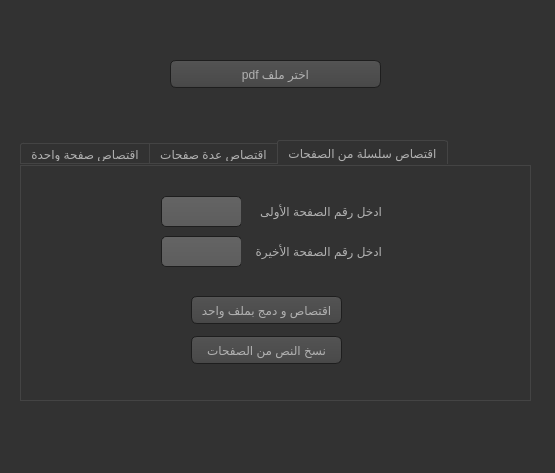
<?xml version="1.0" encoding="UTF-8"?>
<ui version="4.0">
 <class>Form</class>
 <widget class="QWidget" name="Form">
  <property name="geometry">
   <rect>
    <x>0</x>
    <y>0</y>
    <width>555</width>
    <height>473</height>
   </rect>
  </property>
  <property name="windowTitle">
   <string>Form</string>
  </property>
  <property name="styleSheet">
   <string notr="true">QToolTip
{
     border: 1px solid black;
     background-color: #ffa02f;
     padding: 1px;
     border-radius: 3px;
     opacity: 100;
}

QWidget
{
    color: #b1b1b1;
    background-color: #323232;
}

QWidget:item:hover
{
    background-color: QLinearGradient( x1: 0, y1: 0, x2: 0, y2: 1, stop: 0 #ffa02f, stop: 1 #ca0619);
    color: #000000;
}

QWidget:item:selected
{
    background-color: QLinearGradient( x1: 0, y1: 0, x2: 0, y2: 1, stop: 0 #ffa02f, stop: 1 #d7801a);
}

QMenuBar::item
{
    background: transparent;
}

QMenuBar::item:selected
{
    background: transparent;
    border: 1px solid #ffaa00;
}

QMenuBar::item:pressed
{
    background: #444;
    border: 1px solid #000;
    background-color: QLinearGradient(
        x1:0, y1:0,
        x2:0, y2:1,
        stop:1 #212121,
        stop:0.4 #343434/*,
        stop:0.2 #343434,
        stop:0.1 #ffaa00*/
    );
    margin-bottom:-1px;
    padding-bottom:1px;
}

QMenu
{
    border: 1px solid #000;
}

QMenu::item
{
    padding: 2px 20px 2px 20px;
}

QMenu::item:selected
{
    color: #000000;
}

QWidget:disabled
{
    color: #404040;
    background-color: #323232;
}

QAbstractItemView
{
    background-color: QLinearGradient( x1: 0, y1: 0, x2: 0, y2: 1, stop: 0 #4d4d4d, stop: 0.1 #646464, stop: 1 #5d5d5d);
}

QWidget:focus
{
    /*border: 2px solid QLinearGradient( x1: 0, y1: 0, x2: 0, y2: 1, stop: 0 #ffa02f, stop: 1 #d7801a);*/
}

QLineEdit
{
    background-color: QLinearGradient( x1: 0, y1: 0, x2: 0, y2: 1, stop: 0 #4d4d4d, stop: 0 #646464, stop: 1 #5d5d5d);
    padding: 1px;
    border-style: solid;
    border: 1px solid #1e1e1e;
    border-radius: 5;
}

QPushButton
{
    color: #b1b1b1;
    background-color: QLinearGradient( x1: 0, y1: 0, x2: 0, y2: 1, stop: 0 #565656, stop: 0.1 #525252, stop: 0.5 #4e4e4e, stop: 0.9 #4a4a4a, stop: 1 #464646);
    border-width: 1px;
    border-color: #1e1e1e;
    border-style: solid;
    border-radius: 6;
    padding: 3px;
    font-size: 12px;
    padding-left: 5px;
    padding-right: 5px;
}

QPushButton:pressed
{
    background-color: QLinearGradient( x1: 0, y1: 0, x2: 0, y2: 1, stop: 0 #2d2d2d, stop: 0.1 #2b2b2b, stop: 0.5 #292929, stop: 0.9 #282828, stop: 1 #252525);
}

QComboBox
{
    selection-background-color: #ffaa00;
    background-color: QLinearGradient( x1: 0, y1: 0, x2: 0, y2: 1, stop: 0 #565656, stop: 0.1 #525252, stop: 0.5 #4e4e4e, stop: 0.9 #4a4a4a, stop: 1 #464646);
    border-style: solid;
    border: 1px solid #1e1e1e;
    border-radius: 5;
}

QComboBox:hover,QPushButton:hover
{
    border: 2px solid QLinearGradient( x1: 0, y1: 0, x2: 0, y2: 1, stop: 0 #ffa02f, stop: 1 #d7801a);
}


QComboBox:on
{
    padding-top: 3px;
    padding-left: 4px;
    background-color: QLinearGradient( x1: 0, y1: 0, x2: 0, y2: 1, stop: 0 #2d2d2d, stop: 0.1 #2b2b2b, stop: 0.5 #292929, stop: 0.9 #282828, stop: 1 #252525);
    selection-background-color: #ffaa00;
}

QComboBox QAbstractItemView
{
    border: 2px solid darkgray;
    selection-background-color: QLinearGradient( x1: 0, y1: 0, x2: 0, y2: 1, stop: 0 #ffa02f, stop: 1 #d7801a);
}

QComboBox::drop-down
{
     subcontrol-origin: padding;
     subcontrol-position: top right;
     width: 15px;

     border-left-width: 0px;
     border-left-color: darkgray;
     border-left-style: solid; /* just a single line */
     border-top-right-radius: 3px; /* same radius as the QComboBox */
     border-bottom-right-radius: 3px;
 }

QComboBox::down-arrow
{
     image: url(:/down_arrow.png);
}

QGroupBox:focus
{
border: 2px solid QLinearGradient( x1: 0, y1: 0, x2: 0, y2: 1, stop: 0 #ffa02f, stop: 1 #d7801a);
}

QTextEdit:focus
{
    border: 2px solid QLinearGradient( x1: 0, y1: 0, x2: 0, y2: 1, stop: 0 #ffa02f, stop: 1 #d7801a);
}

QScrollBar:horizontal {
     border: 1px solid #222222;
     background: QLinearGradient( x1: 0, y1: 0, x2: 0, y2: 1, stop: 0.0 #121212, stop: 0.2 #282828, stop: 1 #484848);
     height: 7px;
     margin: 0px 16px 0 16px;
}

QScrollBar::handle:horizontal
{
      background: QLinearGradient( x1: 0, y1: 0, x2: 1, y2: 0, stop: 0 #ffa02f, stop: 0.5 #d7801a, stop: 1 #ffa02f);
      min-height: 20px;
      border-radius: 2px;
}

QScrollBar::add-line:horizontal {
      border: 1px solid #1b1b19;
      border-radius: 2px;
      background: QLinearGradient( x1: 0, y1: 0, x2: 1, y2: 0, stop: 0 #ffa02f, stop: 1 #d7801a);
      width: 14px;
      subcontrol-position: right;
      subcontrol-origin: margin;
}

QScrollBar::sub-line:horizontal {
      border: 1px solid #1b1b19;
      border-radius: 2px;
      background: QLinearGradient( x1: 0, y1: 0, x2: 1, y2: 0, stop: 0 #ffa02f, stop: 1 #d7801a);
      width: 14px;
     subcontrol-position: left;
     subcontrol-origin: margin;
}

QScrollBar::right-arrow:horizontal, QScrollBar::left-arrow:horizontal
{
      border: 1px solid black;
      width: 1px;
      height: 1px;
      background: white;
}

QScrollBar::add-page:horizontal, QScrollBar::sub-page:horizontal
{
      background: none;
}

QScrollBar:vertical
{
      background: QLinearGradient( x1: 0, y1: 0, x2: 1, y2: 0, stop: 0.0 #121212, stop: 0.2 #282828, stop: 1 #484848);
      width: 7px;
      margin: 16px 0 16px 0;
      border: 1px solid #222222;
}

QScrollBar::handle:vertical
{
      background: QLinearGradient( x1: 0, y1: 0, x2: 0, y2: 1, stop: 0 #ffa02f, stop: 0.5 #d7801a, stop: 1 #ffa02f);
      min-height: 20px;
      border-radius: 2px;
}

QScrollBar::add-line:vertical
{
      border: 1px solid #1b1b19;
      border-radius: 2px;
      background: QLinearGradient( x1: 0, y1: 0, x2: 0, y2: 1, stop: 0 #ffa02f, stop: 1 #d7801a);
      height: 14px;
      subcontrol-position: bottom;
      subcontrol-origin: margin;
}

QScrollBar::sub-line:vertical
{
      border: 1px solid #1b1b19;
      border-radius: 2px;
      background: QLinearGradient( x1: 0, y1: 0, x2: 0, y2: 1, stop: 0 #d7801a, stop: 1 #ffa02f);
      height: 14px;
      subcontrol-position: top;
      subcontrol-origin: margin;
}

QScrollBar::up-arrow:vertical, QScrollBar::down-arrow:vertical
{
      border: 1px solid black;
      width: 1px;
      height: 1px;
      background: white;
}


QScrollBar::add-page:vertical, QScrollBar::sub-page:vertical
{
      background: none;
}

QTextEdit
{
    background-color: #242424;
}

QPlainTextEdit
{
    background-color: #242424;
}

QHeaderView::section
{
    background-color: QLinearGradient(x1:0, y1:0, x2:0, y2:1, stop:0 #616161, stop: 0.5 #505050, stop: 0.6 #434343, stop:1 #656565);
    color: white;
    padding-left: 4px;
    border: 1px solid #6c6c6c;
}

QCheckBox:disabled
{
color: #414141;
}

QDockWidget::title
{
    text-align: center;
    spacing: 3px; /* spacing between items in the tool bar */
    background-color: QLinearGradient(x1:0, y1:0, x2:0, y2:1, stop:0 #323232, stop: 0.5 #242424, stop:1 #323232);
}

QDockWidget::close-button, QDockWidget::float-button
{
    text-align: center;
    spacing: 1px; /* spacing between items in the tool bar */
    background-color: QLinearGradient(x1:0, y1:0, x2:0, y2:1, stop:0 #323232, stop: 0.5 #242424, stop:1 #323232);
}

QDockWidget::close-button:hover, QDockWidget::float-button:hover
{
    background: #242424;
}

QDockWidget::close-button:pressed, QDockWidget::float-button:pressed
{
    padding: 1px -1px -1px 1px;
}

QMainWindow::separator
{
    background-color: QLinearGradient(x1:0, y1:0, x2:0, y2:1, stop:0 #161616, stop: 0.5 #151515, stop: 0.6 #212121, stop:1 #343434);
    color: white;
    padding-left: 4px;
    border: 1px solid #4c4c4c;
    spacing: 3px; /* spacing between items in the tool bar */
}

QMainWindow::separator:hover
{

    background-color: QLinearGradient(x1:0, y1:0, x2:0, y2:1, stop:0 #d7801a, stop:0.5 #b56c17 stop:1 #ffa02f);
    color: white;
    padding-left: 4px;
    border: 1px solid #6c6c6c;
    spacing: 3px; /* spacing between items in the tool bar */
}

QToolBar::handle
{
     spacing: 3px; /* spacing between items in the tool bar */
     background: url(:/images/handle.png);
}

QMenu::separator
{
    height: 2px;
    background-color: QLinearGradient(x1:0, y1:0, x2:0, y2:1, stop:0 #161616, stop: 0.5 #151515, stop: 0.6 #212121, stop:1 #343434);
    color: white;
    padding-left: 4px;
    margin-left: 10px;
    margin-right: 5px;
}

QProgressBar
{
    border: 2px solid grey;
    border-radius: 5px;
    text-align: center;
}

QProgressBar::chunk
{
    background-color: #d7801a;
    width: 2.15px;
    margin: 0.5px;
}

QTabBar::tab {
    color: #b1b1b1;
    border: 1px solid #444;
    border-bottom-style: none;
    background-color: #323232;
    padding-left: 10px;
    padding-right: 10px;
    padding-top: 3px;
    padding-bottom: 2px;
    margin-right: -1px;
}

QTabWidget::pane {
    border: 1px solid #444;
    top: 1px;
}

QTabBar::tab:last
{
    margin-right: 0; /* the last selected tab has nothing to overlap with on the right */
    border-top-right-radius: 3px;
}

QTabBar::tab:first:!selected
{
 margin-left: 0px; /* the last selected tab has nothing to overlap with on the right */


    border-top-left-radius: 3px;
}

QTabBar::tab:!selected
{
    color: #b1b1b1;
    border-bottom-style: solid;
    margin-top: 3px;
    background-color: QLinearGradient(x1:0, y1:0, x2:0, y2:1, stop:1 #212121, stop:.4 #343434);
}

QTabBar::tab:selected
{
    border-top-left-radius: 3px;
    border-top-right-radius: 3px;
    margin-bottom: 0px;
}

QTabBar::tab:!selected:hover
{
    /*border-top: 2px solid #ffaa00;
    padding-bottom: 3px;*/
    border-top-left-radius: 3px;
    border-top-right-radius: 3px;
    background-color: QLinearGradient(x1:0, y1:0, x2:0, y2:1, stop:1 #212121, stop:0.4 #343434, stop:0.2 #343434, stop:0.1 #ffaa00);
}

QRadioButton::indicator:checked, QRadioButton::indicator:unchecked{
    color: #b1b1b1;
    background-color: #323232;
    border: 1px solid #b1b1b1;
    border-radius: 6px;
}

QRadioButton::indicator:checked
{
    background-color: qradialgradient(
        cx: 0.5, cy: 0.5,
        fx: 0.5, fy: 0.5,
        radius: 1.0,
        stop: 0.25 #ffaa00,
        stop: 0.3 #323232
    );
}

QCheckBox::indicator{
    color: #b1b1b1;
    background-color: #323232;
    border: 1px solid #b1b1b1;
    width: 9px;
    height: 9px;
}

QRadioButton::indicator
{
    border-radius: 6px;
}

QRadioButton::indicator:hover, QCheckBox::indicator:hover
{
    border: 1px solid #ffaa00;
}

QCheckBox::indicator:checked
{
    image:url(:/images/checkbox.png);
}

QCheckBox::indicator:disabled, QRadioButton::indicator:disabled
{
    border: 1px solid #444;
}</string>
  </property>
  <widget class="QPushButton" name="pushButton">
   <property name="geometry">
    <rect>
     <x>170</x>
     <y>60</y>
     <width>211</width>
     <height>28</height>
    </rect>
   </property>
   <property name="text">
    <string>pdf اختر ملف</string>
   </property>
   <property name="flat">
    <bool>false</bool>
   </property>
  </widget>
  <widget class="QLabel" name="label">
   <property name="geometry">
    <rect>
     <x>50</x>
     <y>100</y>
     <width>471</width>
     <height>31</height>
    </rect>
   </property>
   <property name="text">
    <string/>
   </property>
  </widget>
  <widget class="QTabWidget" name="tabWidget">
   <property name="geometry">
    <rect>
     <x>20</x>
     <y>140</y>
     <width>511</width>
     <height>261</height>
    </rect>
   </property>
   <property name="currentIndex">
    <number>2</number>
   </property>
   <widget class="QWidget" name="tab">
    <attribute name="title">
     <string>اقتصاص صفحة واحدة</string>
    </attribute>
    <widget class="QLabel" name="label_2">
     <property name="geometry">
      <rect>
       <x>240</x>
       <y>30</y>
       <width>111</width>
       <height>31</height>
      </rect>
     </property>
     <property name="text">
      <string>ادخل رقم الصفحة</string>
     </property>
    </widget>
    <widget class="QLineEdit" name="lineEdit">
     <property name="geometry">
      <rect>
       <x>160</x>
       <y>30</y>
       <width>81</width>
       <height>31</height>
      </rect>
     </property>
    </widget>
    <widget class="QPushButton" name="pushButton_2">
     <property name="geometry">
      <rect>
       <x>200</x>
       <y>80</y>
       <width>93</width>
       <height>28</height>
      </rect>
     </property>
     <property name="text">
      <string>اقتصاص</string>
     </property>
    </widget>
    <widget class="QPushButton" name="pushButton_5">
     <property name="geometry">
      <rect>
       <x>170</x>
       <y>120</y>
       <width>151</width>
       <height>28</height>
      </rect>
     </property>
     <property name="text">
      <string>نسخ النص من الصفحة</string>
     </property>
    </widget>
   </widget>
   <widget class="QWidget" name="tab_2">
    <attribute name="title">
     <string>اقتصاص عدة صفحات</string>
    </attribute>
    <widget class="QPushButton" name="pushButton_3">
     <property name="geometry">
      <rect>
       <x>170</x>
       <y>150</y>
       <width>151</width>
       <height>28</height>
      </rect>
     </property>
     <property name="text">
      <string>اقتصاص و دمج بملف واحد</string>
     </property>
    </widget>
    <widget class="QLabel" name="label_3">
     <property name="geometry">
      <rect>
       <x>230</x>
       <y>50</y>
       <width>121</width>
       <height>31</height>
      </rect>
     </property>
     <property name="text">
      <string>ادخل عدد الصفحات</string>
     </property>
    </widget>
    <widget class="QTextEdit" name="textEdit">
     <property name="geometry">
      <rect>
       <x>170</x>
       <y>40</y>
       <width>61</width>
       <height>87</height>
      </rect>
     </property>
    </widget>
    <widget class="QPushButton" name="pushButton_6">
     <property name="geometry">
      <rect>
       <x>170</x>
       <y>190</y>
       <width>151</width>
       <height>28</height>
      </rect>
     </property>
     <property name="text">
      <string>نسخ النص من الصفحات</string>
     </property>
    </widget>
   </widget>
   <widget class="QWidget" name="tab_3">
    <attribute name="title">
     <string>اقتصاص سلسلة من الصفحات</string>
    </attribute>
    <widget class="QLineEdit" name="lineEdit_2">
     <property name="geometry">
      <rect>
       <x>140</x>
       <y>30</y>
       <width>81</width>
       <height>31</height>
      </rect>
     </property>
    </widget>
    <widget class="QLabel" name="label_4">
     <property name="geometry">
      <rect>
       <x>220</x>
       <y>30</y>
       <width>141</width>
       <height>31</height>
      </rect>
     </property>
     <property name="text">
      <string>ادخل رقم الصفحة الأولى</string>
     </property>
    </widget>
    <widget class="QLineEdit" name="lineEdit_3">
     <property name="geometry">
      <rect>
       <x>140</x>
       <y>70</y>
       <width>81</width>
       <height>31</height>
      </rect>
     </property>
     <property name="text">
      <string/>
     </property>
    </widget>
    <widget class="QLabel" name="label_5">
     <property name="geometry">
      <rect>
       <x>220</x>
       <y>70</y>
       <width>141</width>
       <height>31</height>
      </rect>
     </property>
     <property name="text">
      <string>ادخل رقم الصفحة الأخيرة</string>
     </property>
    </widget>
    <widget class="QPushButton" name="pushButton_7">
     <property name="geometry">
      <rect>
       <x>170</x>
       <y>170</y>
       <width>151</width>
       <height>28</height>
      </rect>
     </property>
     <property name="text">
      <string>نسخ النص من الصفحات</string>
     </property>
    </widget>
    <widget class="QPushButton" name="pushButton_4">
     <property name="geometry">
      <rect>
       <x>170</x>
       <y>130</y>
       <width>151</width>
       <height>28</height>
      </rect>
     </property>
     <property name="text">
      <string>اقتصاص و دمج بملف واحد</string>
     </property>
    </widget>
   </widget>
  </widget>
 </widget>
 <resources/>
 <connections/>
</ui>
